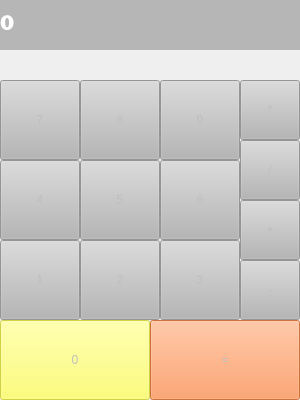
<?xml version="1.0" encoding="UTF-8"?>
<ui version="4.0">
 <class>MainWindow</class>
 <widget class="QMainWindow" name="MainWindow">
  <property name="enabled">
   <bool>false</bool>
  </property>
  <property name="geometry">
   <rect>
    <x>0</x>
    <y>0</y>
    <width>300</width>
    <height>400</height>
   </rect>
  </property>
  <property name="windowTitle">
   <string>Калькулятор</string>
  </property>
  <widget class="QWidget" name="centralwidget">
   <widget class="QLabel" name="label">
    <property name="geometry">
     <rect>
      <x>0</x>
      <y>0</y>
      <width>300</width>
      <height>50</height>
     </rect>
    </property>
    <property name="font">
     <font>
      <family>Bookman Old Style</family>
      <pointsize>15</pointsize>
      <weight>75</weight>
      <bold>true</bold>
     </font>
    </property>
    <property name="styleSheet">
     <string notr="true">background-color: rgb(182, 182, 182);
color: rgb(255, 255, 255);</string>
    </property>
    <property name="text">
     <string>0</string>
    </property>
    <property name="margin">
     <number>10</number>
    </property>
   </widget>
   <widget class="QPushButton" name="btn_0">
    <property name="geometry">
     <rect>
      <x>0</x>
      <y>320</y>
      <width>150</width>
      <height>80</height>
     </rect>
    </property>
    <property name="styleSheet">
     <string notr="true">background-color: rgb(255, 255, 85);</string>
    </property>
    <property name="text">
     <string>0</string>
    </property>
   </widget>
   <widget class="QPushButton" name="btn_eq">
    <property name="geometry">
     <rect>
      <x>150</x>
      <y>320</y>
      <width>150</width>
      <height>80</height>
     </rect>
    </property>
    <property name="styleSheet">
     <string notr="true">background-color: rgb(255, 139, 71);</string>
    </property>
    <property name="text">
     <string>=</string>
    </property>
   </widget>
   <widget class="QPushButton" name="btn_1">
    <property name="geometry">
     <rect>
      <x>0</x>
      <y>240</y>
      <width>80</width>
      <height>80</height>
     </rect>
    </property>
    <property name="styleSheet">
     <string notr="true">background-color: rgb(182, 182, 182);</string>
    </property>
    <property name="text">
     <string>1</string>
    </property>
   </widget>
   <widget class="QPushButton" name="btn_2">
    <property name="geometry">
     <rect>
      <x>80</x>
      <y>240</y>
      <width>80</width>
      <height>80</height>
     </rect>
    </property>
    <property name="styleSheet">
     <string notr="true">background-color: rgb(182, 182, 182);</string>
    </property>
    <property name="text">
     <string>2</string>
    </property>
   </widget>
   <widget class="QPushButton" name="btn_3">
    <property name="geometry">
     <rect>
      <x>160</x>
      <y>240</y>
      <width>80</width>
      <height>80</height>
     </rect>
    </property>
    <property name="styleSheet">
     <string notr="true">background-color: rgb(182, 182, 182);</string>
    </property>
    <property name="text">
     <string>3</string>
    </property>
   </widget>
   <widget class="QPushButton" name="btn_4">
    <property name="geometry">
     <rect>
      <x>0</x>
      <y>160</y>
      <width>80</width>
      <height>80</height>
     </rect>
    </property>
    <property name="styleSheet">
     <string notr="true">background-color: rgb(182, 182, 182);</string>
    </property>
    <property name="text">
     <string>4</string>
    </property>
   </widget>
   <widget class="QPushButton" name="btn_6">
    <property name="geometry">
     <rect>
      <x>160</x>
      <y>160</y>
      <width>80</width>
      <height>80</height>
     </rect>
    </property>
    <property name="styleSheet">
     <string notr="true">background-color: rgb(182, 182, 182);</string>
    </property>
    <property name="text">
     <string>6</string>
    </property>
   </widget>
   <widget class="QPushButton" name="btn_5">
    <property name="geometry">
     <rect>
      <x>80</x>
      <y>160</y>
      <width>80</width>
      <height>80</height>
     </rect>
    </property>
    <property name="styleSheet">
     <string notr="true">background-color: rgb(182, 182, 182);</string>
    </property>
    <property name="text">
     <string>5</string>
    </property>
   </widget>
   <widget class="QPushButton" name="btn_7">
    <property name="geometry">
     <rect>
      <x>0</x>
      <y>80</y>
      <width>80</width>
      <height>80</height>
     </rect>
    </property>
    <property name="styleSheet">
     <string notr="true">background-color: rgb(182, 182, 182);</string>
    </property>
    <property name="text">
     <string>7</string>
    </property>
   </widget>
   <widget class="QPushButton" name="btn_9">
    <property name="geometry">
     <rect>
      <x>160</x>
      <y>80</y>
      <width>80</width>
      <height>80</height>
     </rect>
    </property>
    <property name="styleSheet">
     <string notr="true">background-color: rgb(182, 182, 182);</string>
    </property>
    <property name="text">
     <string>9</string>
    </property>
   </widget>
   <widget class="QPushButton" name="btn_8">
    <property name="geometry">
     <rect>
      <x>80</x>
      <y>80</y>
      <width>80</width>
      <height>80</height>
     </rect>
    </property>
    <property name="styleSheet">
     <string notr="true">background-color: rgb(182, 182, 182);</string>
    </property>
    <property name="text">
     <string>8</string>
    </property>
   </widget>
   <widget class="QPushButton" name="btn_plus">
    <property name="geometry">
     <rect>
      <x>240</x>
      <y>200</y>
      <width>60</width>
      <height>60</height>
     </rect>
    </property>
    <property name="styleSheet">
     <string notr="true">background-color: rgb(182, 182, 182);</string>
    </property>
    <property name="text">
     <string>+</string>
    </property>
   </widget>
   <widget class="QPushButton" name="btn_minus">
    <property name="geometry">
     <rect>
      <x>240</x>
      <y>260</y>
      <width>60</width>
      <height>60</height>
     </rect>
    </property>
    <property name="styleSheet">
     <string notr="true">background-color: rgb(182, 182, 182);</string>
    </property>
    <property name="text">
     <string>-</string>
    </property>
   </widget>
   <widget class="QPushButton" name="btn_umn">
    <property name="geometry">
     <rect>
      <x>240</x>
      <y>80</y>
      <width>60</width>
      <height>60</height>
     </rect>
    </property>
    <property name="styleSheet">
     <string notr="true">background-color: rgb(182, 182, 182);</string>
    </property>
    <property name="text">
     <string>*</string>
    </property>
   </widget>
   <widget class="QPushButton" name="btn_del">
    <property name="geometry">
     <rect>
      <x>240</x>
      <y>140</y>
      <width>60</width>
      <height>60</height>
     </rect>
    </property>
    <property name="styleSheet">
     <string notr="true">background-color: rgb(182, 182, 182);</string>
    </property>
    <property name="text">
     <string>/</string>
    </property>
   </widget>
  </widget>
 </widget>
 <resources/>
 <connections/>
</ui>
